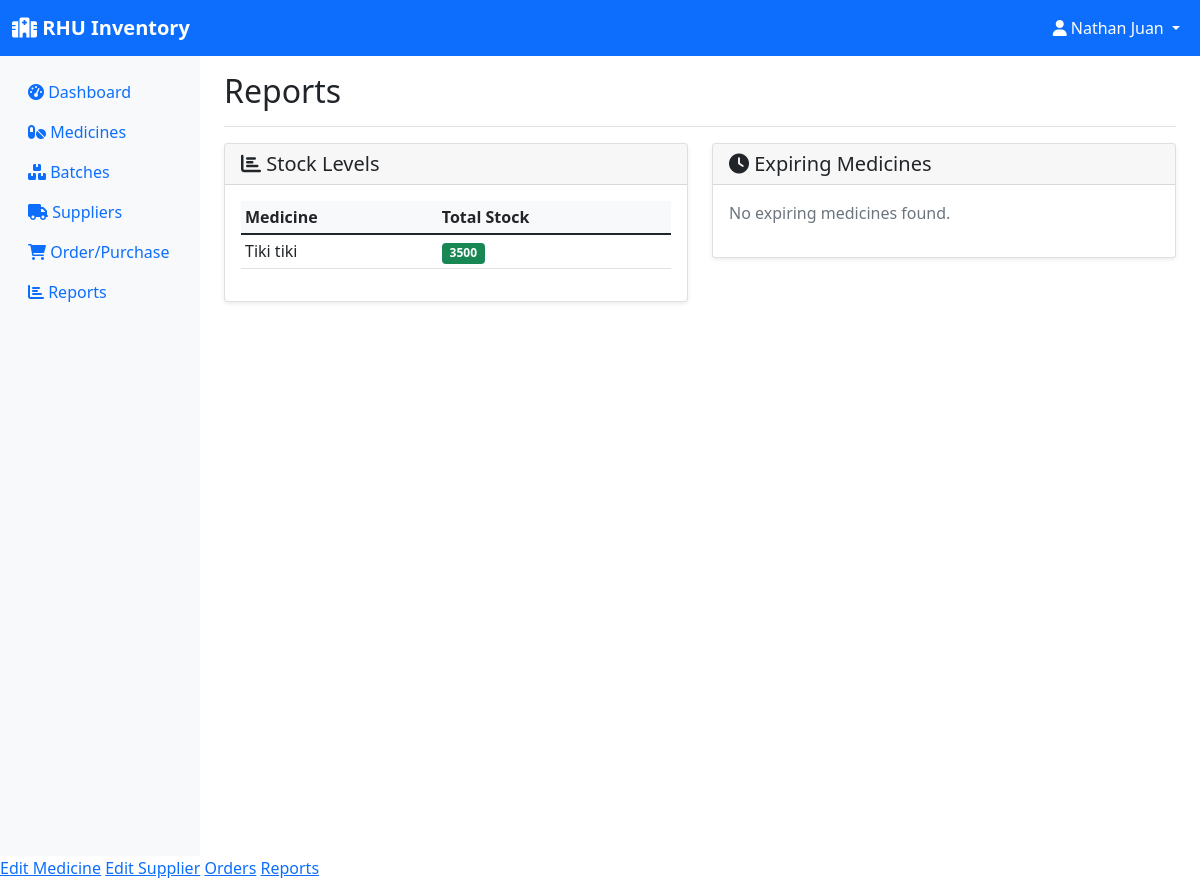
The page /reports (signed in) on the database as committed earlier.
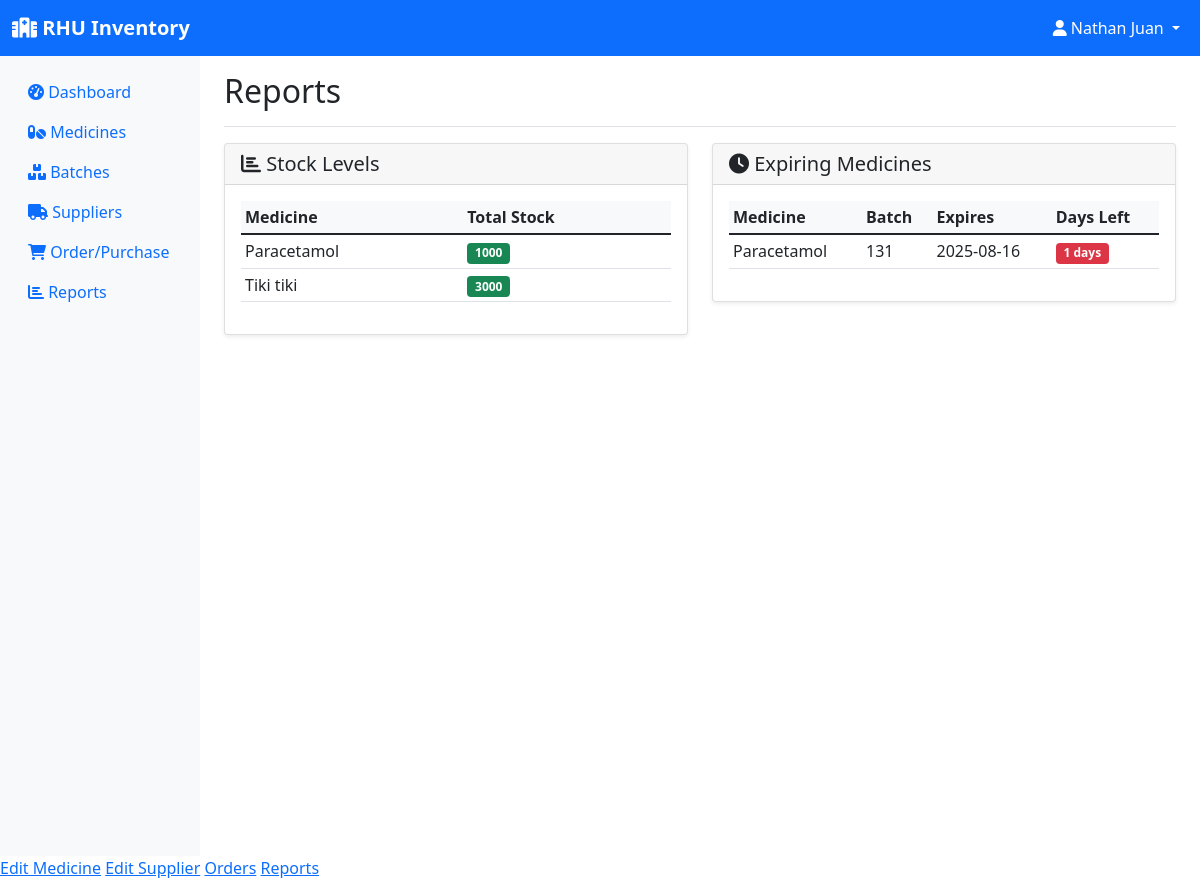
The same page on the database as committed later.
### models.py (models this page shows, shortened)
class Medicine(db.Model):
    id = db.Column(db.Integer, primary_key=True)
    name = db.Column(db.String(100), nullable=False)
    generic_name = db.Column(db.String(100))
    category = db.Column(db.String(50))
    unit = db.Column(db.String(20))  # e.g., tablets, bottles, etc.
    supplier_id = db.Column(db.Integer, db.ForeignKey('supplier.id'), nullable=False)
    created_at = db.Column(db.DateTime, default=datetime.utcnow)
    batches = db.relationship('Batch', backref='medicine', lazy=True)
    order_items = db.relationship('OrderItem', backref='medicine', lazy=True)

class Batch(db.Model):
    id = db.Column(db.Integer, primary_key=True)
    batch_number = db.Column(db.String(50), nullable=False)
    medicine_id = db.Column(db.Integer, db.ForeignKey('medicine.id'), nullable=False)
    quantity = db.Column(db.Integer, nullable=False)
    expiration_date = db.Column(db.Date, nullable=False)
    manufacturing_date = db.Column(db.Date)
    unit_price = db.Column(db.Float)
    created_at = db.Column(db.DateTime, default=datetime.utcnow)
    transactions = db.relationship('StockTransaction', backref='batch', lazy=True)
    @property
    def days_until_expiration(self):
        delta = self.expiration_date - datetime.now().date()
        return delta.days

### app.py (the view)
@app.route('/reports')
@login_required
def reports():
    if current_user.role not in ['admin', 'sub-admin', 'employee']:
        flash('You do not have permission to access this page.', 'danger')
        return redirect(url_for('dashboard'))
    stock_report = db.session.query(
        Medicine.name,
        func.sum(Batch.quantity).label('total_quantity')
    ).join(Batch).group_by(Medicine.name).all()
    thirty_days_from_now = datetime.now().date() + timedelta(days=30)
    expiring_report = Batch.query.filter(
        Batch.expiration_date <= thirty_days_from_now
    ).all()
    return render_template('reports.html',
                         stock_report=stock_report,
                         expiring_report=expiring_report)

### app.py (called while the page is built)
@login_manager.user_loader
def load_user(user_id):
    return User.query.get(int(user_id))

### templates/reports.html (shortened to what this page needs)
{% extends "base.html" %}
{% block content %}
{% if current_user.is_authenticated and (current_user.role == 'admin' or current_user.role == 'sub-admin' or current_user.role == 'employee') %}
<div class="d-flex justify-content-between flex-wrap flex-md-nowrap align-items-center pt-3 pb-2 mb-3 border-bottom">
    <h1 class="h2">Reports</h1>
</div>
<div class="row">
    <div class="col-md-6 mb-4">
        <div class="card">
            <div class="card-header">
                <h5 class="mb-0"><i class="fas fa-chart-bar"></i> Stock Levels</h5>
            </div>
            <div class="card-body">
                {% if stock_report %}
                <div class="table-responsive">
                    <table class="table table-sm">
                        <thead>
                            <tr>
                                <th>Medicine</th>
                                <th>Total Stock</th>
                            </tr>
                        </thead>
                        <tbody>
                            {% for item in stock_report %}
                            <tr>
                                <td>{{ item.name }}</td>
                                <td>
                                    <span class="badge bg-{{ 'danger' if item.total_quantity <= 10 else 'success' }}">
                                        {{ item.total_quantity }}
                                    </span>
                                </td>
                            </tr>
                            {% endfor %}
                        </tbody>
                    </table>
                </div>
                {% else %}
                <p class="text-muted">No stock data available.</p>
                {% endif %}
            </div>
        </div>
    </div>
    <div class="col-md-6 mb-4">
        <div class="card">
            <div class="card-header">
                <h5 class="mb-0"><i class="fas fa-clock"></i> Expiring Medicines</h5>
            </div>
            <div class="card-body">
                {% if expiring_report %}
                <div class="table-responsive">
                    <table class="table table-sm">
                        <thead>
                            <tr>
                                <th>Medicine</th>
                                <th>Batch</th>
                                <th>Expires</th>
                                <th>Days Left</th>
                            </tr>
                        </thead>
                        <tbody>
                            {% for batch in expiring_report %}
                            <tr>
                                <td>{{ batch.medicine.name }}</td>
                                <td>{{ batch.batch_number }}</td>
                                <td>{{ batch.expiration_date }}</td>
                                <td>
                                    {% if batch.days_until_expiration < 0 %}
                                        <span class="badge bg-danger">Expired</span>
                                    {% elif batch.days_until_expiration <= 7 %}
                                        <span class="badge bg-danger">{{ batch.days_until_expiration }} days</span>
                                    {% elif batch.days_until_expiration <= 30 %}
                                        <span class="badge bg-warning">{{ batch.days_until_expiration }} days</span>
                                    {% else %}
                                        <span class="badge bg-success">{{ batch.days_until_expiration }} days</span>
                                    {% endif %}
                                </td>
                            </tr>
                            {% endfor %}
                        </tbody>
                    </table>
                </div>
                {% else %}
                <p class="text-muted">No expiring medicines found.</p>
                {% endif %}
            </div>
        </div>
    </div>
</div>
{% else %}
    <div class="alert alert-danger mt-4">You do not have permission to access this page.</div>
{% endif %}
{% endblock %}

Rows that differ between the two databases and show on the page:
added Medicine: name "Paracetamol", total_quantity "1000"
computed for Medicine "Tiki tiki": total_quantity "3500" → "3000"
added Batch: medicine.name "Paracetamol", batch_number "131", expiration_date "2025-08-16", days_until_expiration "1"
Other text that changed with them:
text no longer shown: "No expiring medicines found."
text now shown: "Medicine Batch Expires Days Left"
